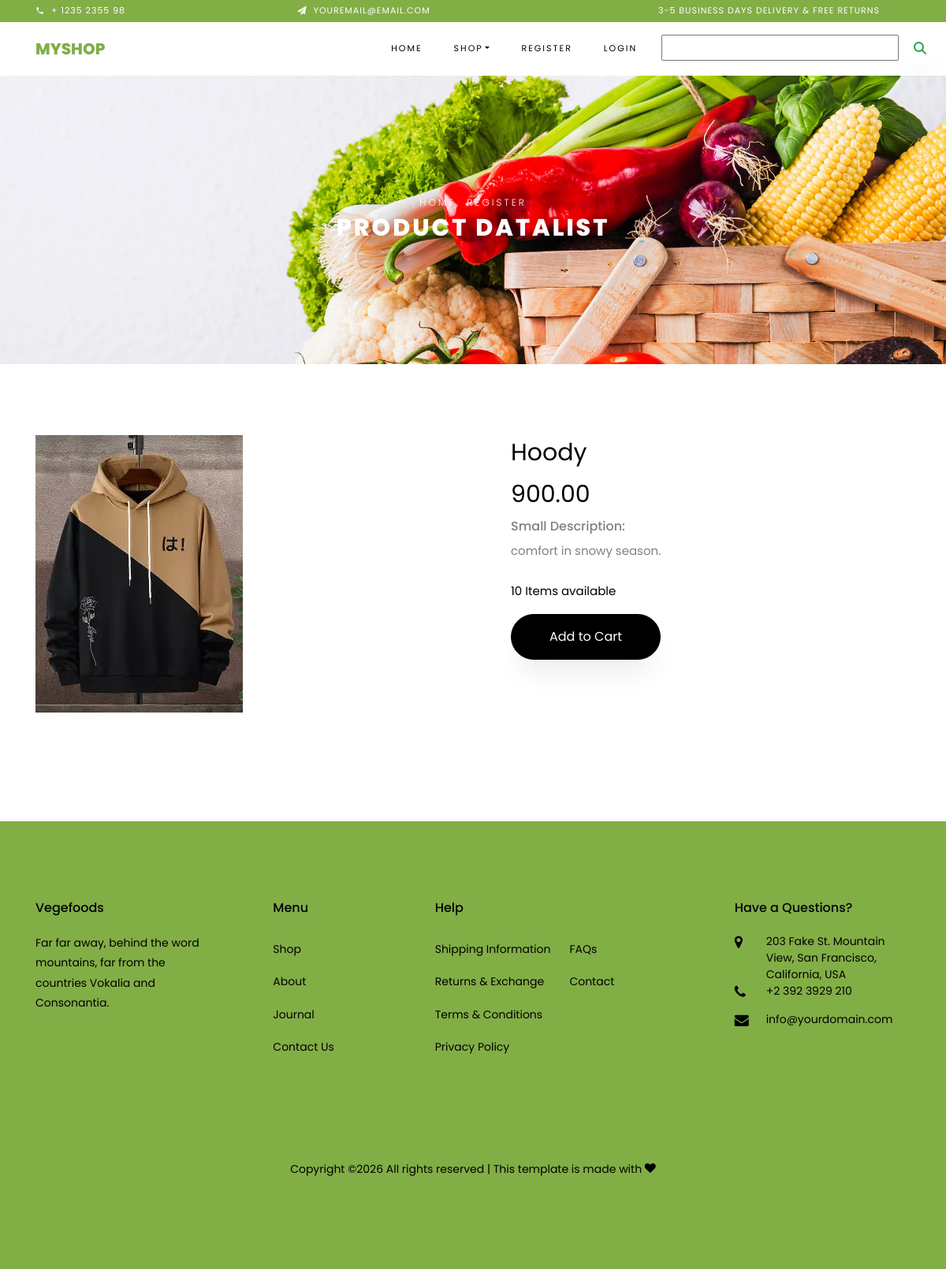
Screenshot of /productdetails/6 with the database file from the repository.
### shop/models.py (models this page shows, shortened)
class Product(models.Model):
    name =models.CharField(max_length=100)
    description =models.TextField()
    image= models.ImageField(upload_to='products')
    stock = models.IntegerField()
    price = models.DecimalField(max_digits=10, decimal_places=2)
    available =models.BooleanField(default=True)
    category=models.ForeignKey(Category,on_delete = models.CASCADE,related_name='products')
    created_at = models.DateTimeField(auto_now_add=True)
    updated_at = models.DateTimeField(auto_now=True)

### shop/views.py (the view)
# urls.py: path('productdetails/<int:i>', views.ProductDetails.as_view(), name='productdetails'),
class ProductDetails(View):
    def get(self,request,i):
        p = Product.objects.get(id=i)
        context={'product':p}
        return render(request, 'productdetails.html',context)

### cart/context_processors.py (called while the page is built)
def cart_items(request):
    u=request.user
    total=0
    try:
     c=Cart.objects.filter(user=u)
     for i in c:
         total=total+i.quantity
    except:
          total=0
    return {'count':total}

### shop/context_processors.py (called while the page is built)
def menu_links(request):
    c = Category.objects.all()
    return {'link':c}

### templates/productdetails.html (shortened to what this page needs)
{% extends 'base.html' %}
{% load static %}
{% block header %}
    <div class="hero-wrap hero-bread" style="background-image: url({% static 'images/bg_1.jpg' %});">
      <div class="container">
        <div class="row no-gutters slider-text align-items-center justify-content-center">
          <div class="col-md-9 ftco-animate text-center">
          	<p class="breadcrumbs"><span class="mr-2"><a href="index.html">Home</a></span> <span>Register</span></p>
            <h1 class="mb-0 bread">product datalist</h1>
          </div>
        </div>
      </div>
    </div>
{% endblock %}
{%block content %}
{% load crispy_forms_tags %}
 <section class="ftco-section">
    	<div class="container">
    		<div class="row">
    			<div class="col-lg-6 mb-5 ftco-animate">
    				<a href="images/product-1.jpg" class="image-popup"><img src="{{product.image.url}}" class="img-fluid" alt="Colorlib Template"></a>
    			</div>
    			<div class="col-lg-6 product-details pl-md-5 ftco-animate">
    				<h3>{{product.name}}</h3>
    				<h4 class="price"><span>{{product.price}}</span></h4>
                    <h6> Small  Description:</h6>
    				<p class="text-align:justify">{{product.description}}.</p>
						<div class="row mt-4">
	          	<div class="col-md-12">
	          		<p style="color: #000;">{% if product.stock > 0 %}{{product.stock}} Items available{% else %}</p>
                    <p>Out Of Stock {% endif %}</p>
	          	</div>
          	</div>
                    {% if user.is_superuser == True %}
                    <a href="{% url 'shop:addstock' product.id %}" class="btn btn-black py-3 px-5">Add Stock</a>
                    {% else %}
          	<p><a href="{% url 'cart:addtocart' product.id %}" class="btn btn-black py-3 px-5">Add to Cart</a></p>
                    {% endif %}
    			</div>
    		</div>
    	</div>
 </section>
{% endblock %}

### rows the page displays
Product: image (picture), name "Hoody", price "900.00", description "comfort in snowy season", stock "10"
